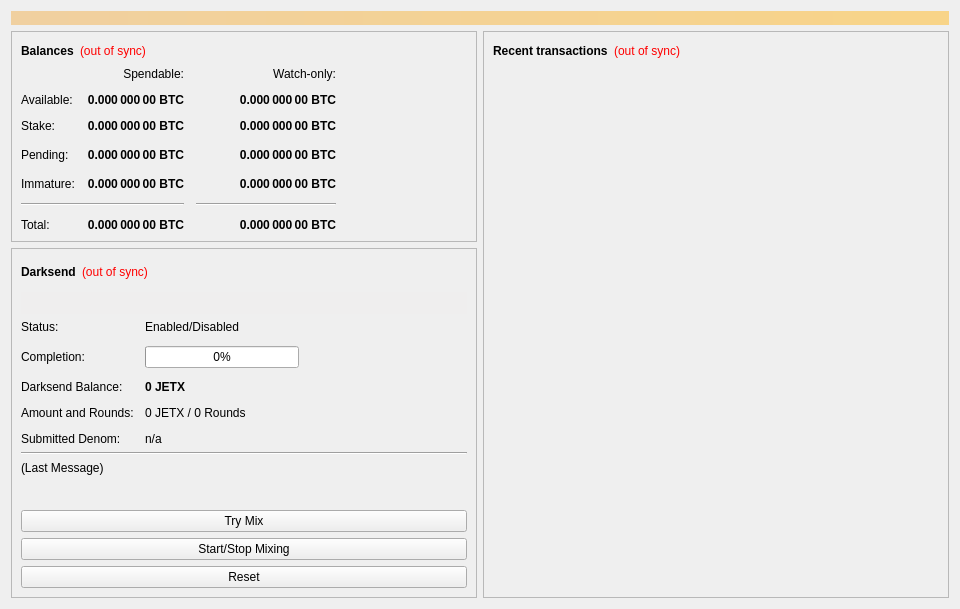
<?xml version="1.0" encoding="UTF-8"?>
<ui version="4.0">
 <class>OverviewPage</class>
 <widget class="QWidget" name="OverviewPage">
  <property name="geometry">
   <rect>
    <x>0</x>
    <y>0</y>
    <width>960</width>
    <height>594</height>
   </rect>
  </property>
  <property name="minimumSize">
   <size>
    <width>960</width>
    <height>0</height>
   </size>
  </property>
  <property name="windowTitle">
   <string>Form</string>
  </property>
  <layout class="QVBoxLayout" name="topLayout">
   <item>
    <widget class="QLabel" name="labelAlerts">
     <property name="visible">
      <bool>false</bool>
     </property>
     <property name="styleSheet">
      <string notr="true">background-color: qlineargradient(x1: 0, y1: 0, x2: 1, y2: 0, stop:0 #F0D0A0, stop:1 #F8D488); color:#000000;</string>
     </property>
     <property name="wordWrap">
      <bool>true</bool>
     </property>
     <property name="margin">
      <number>3</number>
     </property>
    </widget>
   </item>
   <item>
    <layout class="QHBoxLayout" name="horizontalLayout" stretch="1,1">
     <item>
      <layout class="QVBoxLayout" name="verticalLayout_2">
       <item>
        <widget class="QFrame" name="frame">
         <property name="frameShape">
          <enum>QFrame::StyledPanel</enum>
         </property>
         <property name="frameShadow">
          <enum>QFrame::Raised</enum>
         </property>
         <layout class="QVBoxLayout" name="verticalLayout_4">
          <item>
           <layout class="QHBoxLayout" name="horizontalLayout_4">
            <item>
             <widget class="QLabel" name="label_5">
              <property name="font">
               <font>
                <weight>75</weight>
                <bold>true</bold>
               </font>
              </property>
              <property name="text">
               <string>Balances</string>
              </property>
             </widget>
            </item>
            <item>
             <widget class="QLabel" name="labelWalletStatus">
              <property name="cursor">
               <cursorShape>WhatsThisCursor</cursorShape>
              </property>
              <property name="toolTip">
               <string>The displayed information may be out of date. Your wallet automatically synchronizes with the JetrobeX network after a connection is established, but this process has not completed yet.</string>
              </property>
              <property name="styleSheet">
               <string notr="true">QLabel { color: red; }</string>
              </property>
              <property name="text">
               <string notr="true">(out of sync)</string>
              </property>
              <property name="alignment">
               <set>Qt::AlignLeading|Qt::AlignLeft|Qt::AlignVCenter</set>
              </property>
             </widget>
            </item>
            <item>
             <spacer name="horizontalSpacer_3">
              <property name="orientation">
               <enum>Qt::Horizontal</enum>
              </property>
              <property name="sizeHint" stdset="0">
               <size>
                <width>40</width>
                <height>20</height>
               </size>
              </property>
             </spacer>
            </item>
           </layout>
          </item>
          <item>
           <layout class="QGridLayout" name="gridLayout">
            <property name="spacing">
             <number>12</number>
            </property>
            <item row="3" column="2">
             <widget class="QLabel" name="labelWatchPending">
              <property name="font">
               <font>
                <weight>75</weight>
                <bold>true</bold>
               </font>
              </property>
              <property name="cursor">
               <cursorShape>IBeamCursor</cursorShape>
              </property>
              <property name="toolTip">
               <string>Unconfirmed transactions to watch-only addresses</string>
              </property>
              <property name="text">
               <string notr="true">0.000 000 00 BTC</string>
              </property>
              <property name="alignment">
               <set>Qt::AlignRight|Qt::AlignTrailing|Qt::AlignVCenter</set>
              </property>
              <property name="textInteractionFlags">
               <set>Qt::LinksAccessibleByMouse|Qt::TextSelectableByKeyboard|Qt::TextSelectableByMouse</set>
              </property>
             </widget>
            </item>
            <item row="3" column="1">
             <widget class="QLabel" name="labelUnconfirmed">
              <property name="font">
               <font>
                <weight>75</weight>
                <bold>true</bold>
               </font>
              </property>
              <property name="cursor">
               <cursorShape>IBeamCursor</cursorShape>
              </property>
              <property name="toolTip">
               <string>Total of transactions that have yet to be confirmed, and do not yet count toward the spendable balance</string>
              </property>
              <property name="text">
               <string notr="true">0.000 000 00 BTC</string>
              </property>
              <property name="alignment">
               <set>Qt::AlignRight|Qt::AlignTrailing|Qt::AlignVCenter</set>
              </property>
              <property name="textInteractionFlags">
               <set>Qt::LinksAccessibleByMouse|Qt::TextSelectableByKeyboard|Qt::TextSelectableByMouse</set>
              </property>
             </widget>
            </item>
            <item row="4" column="2">
             <widget class="QLabel" name="labelWatchImmature">
              <property name="font">
               <font>
                <weight>75</weight>
                <bold>true</bold>
               </font>
              </property>
              <property name="cursor">
               <cursorShape>IBeamCursor</cursorShape>
              </property>
              <property name="toolTip">
               <string>Mined balance in watch-only addresses that has not yet matured</string>
              </property>
              <property name="text">
               <string notr="true">0.000 000 00 BTC</string>
              </property>
              <property name="alignment">
               <set>Qt::AlignRight|Qt::AlignTrailing|Qt::AlignVCenter</set>
              </property>
              <property name="textInteractionFlags">
               <set>Qt::LinksAccessibleByMouse|Qt::TextSelectableByKeyboard|Qt::TextSelectableByMouse</set>
              </property>
             </widget>
            </item>
            <item row="5" column="0" colspan="2">
             <widget class="Line" name="lineSpendableBalance">
              <property name="orientation">
               <enum>Qt::Horizontal</enum>
              </property>
             </widget>
            </item>
            <item row="5" column="2">
             <widget class="Line" name="lineWatchBalance">
              <property name="sizePolicy">
               <sizepolicy hsizetype="Preferred" vsizetype="Fixed">
                <horstretch>0</horstretch>
                <verstretch>0</verstretch>
               </sizepolicy>
              </property>
              <property name="minimumSize">
               <size>
                <width>140</width>
                <height>0</height>
               </size>
              </property>
              <property name="orientation">
               <enum>Qt::Horizontal</enum>
              </property>
             </widget>
            </item>
            <item row="6" column="0">
             <widget class="QLabel" name="labelTotalText">
              <property name="text">
               <string>Total:</string>
              </property>
             </widget>
            </item>
            <item row="4" column="1">
             <widget class="QLabel" name="labelImmature">
              <property name="font">
               <font>
                <weight>75</weight>
                <bold>true</bold>
               </font>
              </property>
              <property name="cursor">
               <cursorShape>IBeamCursor</cursorShape>
              </property>
              <property name="toolTip">
               <string>Mined balance that has not yet matured</string>
              </property>
              <property name="text">
               <string notr="true">0.000 000 00 BTC</string>
              </property>
              <property name="alignment">
               <set>Qt::AlignRight|Qt::AlignTrailing|Qt::AlignVCenter</set>
              </property>
              <property name="textInteractionFlags">
               <set>Qt::LinksAccessibleByMouse|Qt::TextSelectableByKeyboard|Qt::TextSelectableByMouse</set>
              </property>
             </widget>
            </item>
            <item row="3" column="3">
             <spacer name="horizontalSpacer_2">
              <property name="orientation">
               <enum>Qt::Horizontal</enum>
              </property>
              <property name="sizeHint" stdset="0">
               <size>
                <width>40</width>
                <height>20</height>
               </size>
              </property>
             </spacer>
            </item>
            <item row="4" column="0">
             <widget class="QLabel" name="labelImmatureText">
              <property name="text">
               <string>Immature:</string>
              </property>
             </widget>
            </item>
            <item row="6" column="1">
             <widget class="QLabel" name="labelTotal">
              <property name="font">
               <font>
                <weight>75</weight>
                <bold>true</bold>
               </font>
              </property>
              <property name="cursor">
               <cursorShape>IBeamCursor</cursorShape>
              </property>
              <property name="toolTip">
               <string>Your current total balance</string>
              </property>
              <property name="text">
               <string notr="true">0.000 000 00 BTC</string>
              </property>
              <property name="alignment">
               <set>Qt::AlignRight|Qt::AlignTrailing|Qt::AlignVCenter</set>
              </property>
              <property name="textInteractionFlags">
               <set>Qt::LinksAccessibleByMouse|Qt::TextSelectableByKeyboard|Qt::TextSelectableByMouse</set>
              </property>
             </widget>
            </item>
            <item row="6" column="2">
             <widget class="QLabel" name="labelWatchTotal">
              <property name="font">
               <font>
                <weight>75</weight>
                <bold>true</bold>
               </font>
              </property>
              <property name="cursor">
               <cursorShape>IBeamCursor</cursorShape>
              </property>
              <property name="toolTip">
               <string>Current total balance in watch-only addresses</string>
              </property>
              <property name="text">
               <string notr="true">0.000 000 00 BTC</string>
              </property>
              <property name="alignment">
               <set>Qt::AlignRight|Qt::AlignTrailing|Qt::AlignVCenter</set>
              </property>
              <property name="textInteractionFlags">
               <set>Qt::LinksAccessibleByMouse|Qt::TextSelectableByKeyboard|Qt::TextSelectableByMouse</set>
              </property>
             </widget>
            </item>
            <item row="0" column="2">
             <widget class="QLabel" name="labelWatchonly">
              <property name="text">
               <string>Watch-only:</string>
              </property>
              <property name="alignment">
               <set>Qt::AlignRight|Qt::AlignTrailing|Qt::AlignVCenter</set>
              </property>
             </widget>
            </item>
            <item row="1" column="0">
             <widget class="QLabel" name="labelBalanceText">
              <property name="text">
               <string>Available:</string>
              </property>
             </widget>
            </item>
            <item row="1" column="1">
             <widget class="QLabel" name="labelBalance">
              <property name="font">
               <font>
                <weight>75</weight>
                <bold>true</bold>
               </font>
              </property>
              <property name="cursor">
               <cursorShape>IBeamCursor</cursorShape>
              </property>
              <property name="toolTip">
               <string>Your current spendable balance</string>
              </property>
              <property name="text">
               <string notr="true">0.000 000 00 BTC</string>
              </property>
              <property name="alignment">
               <set>Qt::AlignRight|Qt::AlignTrailing|Qt::AlignVCenter</set>
              </property>
              <property name="textInteractionFlags">
               <set>Qt::LinksAccessibleByMouse|Qt::TextSelectableByKeyboard|Qt::TextSelectableByMouse</set>
              </property>
             </widget>
            </item>
            <item row="2" column="0">
             <widget class="QLabel" name="label_10">
              <property name="text">
               <string>Stake:</string>
              </property>
             </widget>
            </item>
            <item row="2" column="1">
             <widget class="QLabel" name="labelStake">
              <property name="font">
               <font>
                <weight>75</weight>
                <bold>true</bold>
               </font>
              </property>
              <property name="cursor">
               <cursorShape>IBeamCursor</cursorShape>
              </property>
              <property name="toolTip">
               <string>Total of coins that was staked, and do not yet count toward the current balance</string>
              </property>
              <property name="text">
               <string notr="true">0.000 000 00 BTC</string>
              </property>
              <property name="alignment">
               <set>Qt::AlignRight|Qt::AlignTrailing|Qt::AlignVCenter</set>
              </property>
              <property name="textInteractionFlags">
               <set>Qt::LinksAccessibleByMouse|Qt::TextSelectableByKeyboard|Qt::TextSelectableByMouse</set>
              </property>
             </widget>
            </item>
            <item row="2" column="2">
             <widget class="QLabel" name="labelWatchStake">
              <property name="font">
               <font>
                <weight>75</weight>
                <bold>true</bold>
               </font>
              </property>
              <property name="cursor">
               <cursorShape>IBeamCursor</cursorShape>
              </property>
              <property name="toolTip">
               <string>Total of coins that was staked in watch-only addresses, and do not yet count toward the current watch-only balance</string>
              </property>
              <property name="text">
               <string notr="true">0.000 000 00 BTC</string>
              </property>
              <property name="alignment">
               <set>Qt::AlignRight|Qt::AlignTrailing|Qt::AlignVCenter</set>
              </property>
              <property name="textInteractionFlags">
               <set>Qt::LinksAccessibleByMouse|Qt::TextSelectableByKeyboard|Qt::TextSelectableByMouse</set>
              </property>
             </widget>
            </item>
            <item row="1" column="2">
             <widget class="QLabel" name="labelWatchAvailable">
              <property name="font">
               <font>
                <weight>75</weight>
                <bold>true</bold>
               </font>
              </property>
              <property name="cursor">
               <cursorShape>IBeamCursor</cursorShape>
              </property>
              <property name="toolTip">
               <string>Your current balance in watch-only addresses</string>
              </property>
              <property name="text">
               <string notr="true">0.000 000 00 BTC</string>
              </property>
              <property name="alignment">
               <set>Qt::AlignRight|Qt::AlignTrailing|Qt::AlignVCenter</set>
              </property>
              <property name="textInteractionFlags">
               <set>Qt::LinksAccessibleByMouse|Qt::TextSelectableByKeyboard|Qt::TextSelectableByMouse</set>
              </property>
             </widget>
            </item>
            <item row="3" column="0">
             <widget class="QLabel" name="labelPendingText">
              <property name="text">
               <string>Pending:</string>
              </property>
             </widget>
            </item>
            <item row="0" column="1">
             <widget class="QLabel" name="labelSpendable">
              <property name="text">
               <string>Spendable:</string>
              </property>
              <property name="alignment">
               <set>Qt::AlignRight|Qt::AlignTrailing|Qt::AlignVCenter</set>
              </property>
             </widget>
            </item>
           </layout>
          </item>
         </layout>
        </widget>
       </item>
       <item>
        <widget class="QFrame" name="frameDarksend">
         <property name="sizePolicy">
          <sizepolicy hsizetype="Expanding" vsizetype="Expanding">
           <horstretch>0</horstretch>
           <verstretch>0</verstretch>
          </sizepolicy>
         </property>
         <property name="minimumSize">
          <size>
           <width>0</width>
           <height>350</height>
          </size>
         </property>
         <property name="layoutDirection">
          <enum>Qt::LeftToRight</enum>
         </property>
         <property name="frameShape">
          <enum>QFrame::StyledPanel</enum>
         </property>
         <property name="frameShadow">
          <enum>QFrame::Raised</enum>
         </property>
         <layout class="QVBoxLayout" name="verticalLayout_5">
          <item>
           <layout class="QHBoxLayout" name="horizontalLayout_5">
            <item>
             <widget class="QLabel" name="label_2">
              <property name="font">
               <font>
                <weight>75</weight>
                <bold>true</bold>
               </font>
              </property>
              <property name="text">
               <string>Darksend</string>
              </property>
             </widget>
            </item>
            <item>
             <widget class="QLabel" name="labelDarksendSyncStatus">
              <property name="toolTip">
               <string>The displayed information may be out of date. Your wallet automatically synchronizes with the JetrobeX network after a connection is established, but this process has not completed yet.</string>
              </property>
              <property name="styleSheet">
               <string notr="true">QLabel { color: red; }</string>
              </property>
              <property name="text">
               <string notr="true">(out of sync)</string>
              </property>
              <property name="alignment">
               <set>Qt::AlignLeading|Qt::AlignLeft|Qt::AlignVCenter</set>
              </property>
             </widget>
            </item>
            <item>
             <spacer name="horizontalSpacer_4">
              <property name="orientation">
               <enum>Qt::Horizontal</enum>
              </property>
              <property name="sizeHint" stdset="0">
               <size>
                <width>40</width>
                <height>20</height>
               </size>
              </property>
             </spacer>
            </item>
           </layout>
          </item>
          <item>
           <widget class="QPushButton" name="runAutoDenom">
            <property name="palette">
             <palette>
              <active>
               <colorrole role="WindowText">
                <brush brushstyle="SolidPattern">
                 <color alpha="255">
                  <red>0</red>
                  <green>0</green>
                  <blue>0</blue>
                 </color>
                </brush>
               </colorrole>
               <colorrole role="Button">
                <brush brushstyle="SolidPattern">
                 <color alpha="255">
                  <red>239</red>
                  <green>238</green>
                  <blue>238</blue>
                 </color>
                </brush>
               </colorrole>
               <colorrole role="Light">
                <brush brushstyle="SolidPattern">
                 <color alpha="255">
                  <red>255</red>
                  <green>255</green>
                  <blue>255</blue>
                 </color>
                </brush>
               </colorrole>
               <colorrole role="Midlight">
                <brush brushstyle="SolidPattern">
                 <color alpha="255">
                  <red>247</red>
                  <green>246</green>
                  <blue>246</blue>
                 </color>
                </brush>
               </colorrole>
               <colorrole role="Dark">
                <brush brushstyle="SolidPattern">
                 <color alpha="255">
                  <red>119</red>
                  <green>119</green>
                  <blue>119</blue>
                 </color>
                </brush>
               </colorrole>
               <colorrole role="Mid">
                <brush brushstyle="SolidPattern">
                 <color alpha="255">
                  <red>159</red>
                  <green>159</green>
                  <blue>159</blue>
                 </color>
                </brush>
               </colorrole>
               <colorrole role="Text">
                <brush brushstyle="SolidPattern">
                 <color alpha="255">
                  <red>0</red>
                  <green>0</green>
                  <blue>0</blue>
                 </color>
                </brush>
               </colorrole>
               <colorrole role="BrightText">
                <brush brushstyle="SolidPattern">
                 <color alpha="255">
                  <red>255</red>
                  <green>255</green>
                  <blue>255</blue>
                 </color>
                </brush>
               </colorrole>
               <colorrole role="ButtonText">
                <brush brushstyle="SolidPattern">
                 <color alpha="255">
                  <red>0</red>
                  <green>0</green>
                  <blue>0</blue>
                 </color>
                </brush>
               </colorrole>
               <colorrole role="Base">
                <brush brushstyle="SolidPattern">
                 <color alpha="255">
                  <red>255</red>
                  <green>255</green>
                  <blue>255</blue>
                 </color>
                </brush>
               </colorrole>
               <colorrole role="Window">
                <brush brushstyle="SolidPattern">
                 <color alpha="255">
                  <red>239</red>
                  <green>238</green>
                  <blue>238</blue>
                 </color>
                </brush>
               </colorrole>
               <colorrole role="Shadow">
                <brush brushstyle="SolidPattern">
                 <color alpha="255">
                  <red>0</red>
                  <green>0</green>
                  <blue>0</blue>
                 </color>
                </brush>
               </colorrole>
               <colorrole role="AlternateBase">
                <brush brushstyle="SolidPattern">
                 <color alpha="255">
                  <red>247</red>
                  <green>246</green>
                  <blue>246</blue>
                 </color>
                </brush>
               </colorrole>
               <colorrole role="ToolTipBase">
                <brush brushstyle="SolidPattern">
                 <color alpha="255">
                  <red>255</red>
                  <green>255</green>
                  <blue>220</blue>
                 </color>
                </brush>
               </colorrole>
               <colorrole role="ToolTipText">
                <brush brushstyle="SolidPattern">
                 <color alpha="255">
                  <red>0</red>
                  <green>0</green>
                  <blue>0</blue>
                 </color>
                </brush>
               </colorrole>
              </active>
              <inactive>
               <colorrole role="WindowText">
                <brush brushstyle="SolidPattern">
                 <color alpha="255">
                  <red>0</red>
                  <green>0</green>
                  <blue>0</blue>
                 </color>
                </brush>
               </colorrole>
               <colorrole role="Button">
                <brush brushstyle="SolidPattern">
                 <color alpha="255">
                  <red>239</red>
                  <green>238</green>
                  <blue>238</blue>
                 </color>
                </brush>
               </colorrole>
               <colorrole role="Light">
                <brush brushstyle="SolidPattern">
                 <color alpha="255">
                  <red>255</red>
                  <green>255</green>
                  <blue>255</blue>
                 </color>
                </brush>
               </colorrole>
               <colorrole role="Midlight">
                <brush brushstyle="SolidPattern">
                 <color alpha="255">
                  <red>247</red>
                  <green>246</green>
                  <blue>246</blue>
                 </color>
                </brush>
               </colorrole>
               <colorrole role="Dark">
                <brush brushstyle="SolidPattern">
                 <color alpha="255">
                  <red>119</red>
                  <green>119</green>
                  <blue>119</blue>
                 </color>
                </brush>
               </colorrole>
               <colorrole role="Mid">
                <brush brushstyle="SolidPattern">
                 <color alpha="255">
                  <red>159</red>
                  <green>159</green>
                  <blue>159</blue>
                 </color>
                </brush>
               </colorrole>
               <colorrole role="Text">
                <brush brushstyle="SolidPattern">
                 <color alpha="255">
                  <red>0</red>
                  <green>0</green>
                  <blue>0</blue>
                 </color>
                </brush>
               </colorrole>
               <colorrole role="BrightText">
                <brush brushstyle="SolidPattern">
                 <color alpha="255">
                  <red>255</red>
                  <green>255</green>
                  <blue>255</blue>
                 </color>
                </brush>
               </colorrole>
               <colorrole role="ButtonText">
                <brush brushstyle="SolidPattern">
                 <color alpha="255">
                  <red>0</red>
                  <green>0</green>
                  <blue>0</blue>
                 </color>
                </brush>
               </colorrole>
               <colorrole role="Base">
                <brush brushstyle="SolidPattern">
                 <color alpha="255">
                  <red>255</red>
                  <green>255</green>
                  <blue>255</blue>
                 </color>
                </brush>
               </colorrole>
               <colorrole role="Window">
                <brush brushstyle="SolidPattern">
                 <color alpha="255">
                  <red>239</red>
                  <green>238</green>
                  <blue>238</blue>
                 </color>
                </brush>
               </colorrole>
               <colorrole role="Shadow">
                <brush brushstyle="SolidPattern">
                 <color alpha="255">
                  <red>0</red>
                  <green>0</green>
                  <blue>0</blue>
                 </color>
                </brush>
               </colorrole>
               <colorrole role="AlternateBase">
                <brush brushstyle="SolidPattern">
                 <color alpha="255">
                  <red>247</red>
                  <green>246</green>
                  <blue>246</blue>
                 </color>
                </brush>
               </colorrole>
               <colorrole role="ToolTipBase">
                <brush brushstyle="SolidPattern">
                 <color alpha="255">
                  <red>255</red>
                  <green>255</green>
                  <blue>220</blue>
                 </color>
                </brush>
               </colorrole>
               <colorrole role="ToolTipText">
                <brush brushstyle="SolidPattern">
                 <color alpha="255">
                  <red>0</red>
                  <green>0</green>
                  <blue>0</blue>
                 </color>
                </brush>
               </colorrole>
              </inactive>
              <disabled>
               <colorrole role="WindowText">
                <brush brushstyle="SolidPattern">
                 <color alpha="255">
                  <red>119</red>
                  <green>119</green>
                  <blue>119</blue>
                 </color>
                </brush>
               </colorrole>
               <colorrole role="Button">
                <brush brushstyle="SolidPattern">
                 <color alpha="255">
                  <red>239</red>
                  <green>238</green>
                  <blue>238</blue>
                 </color>
                </brush>
               </colorrole>
               <colorrole role="Light">
                <brush brushstyle="SolidPattern">
                 <color alpha="255">
                  <red>255</red>
                  <green>255</green>
                  <blue>255</blue>
                 </color>
                </brush>
               </colorrole>
               <colorrole role="Midlight">
                <brush brushstyle="SolidPattern">
                 <color alpha="255">
                  <red>247</red>
                  <green>246</green>
                  <blue>246</blue>
                 </color>
                </brush>
               </colorrole>
               <colorrole role="Dark">
                <brush brushstyle="SolidPattern">
                 <color alpha="255">
                  <red>119</red>
                  <green>119</green>
                  <blue>119</blue>
                 </color>
                </brush>
               </colorrole>
               <colorrole role="Mid">
                <brush brushstyle="SolidPattern">
                 <color alpha="255">
                  <red>159</red>
                  <green>159</green>
                  <blue>159</blue>
                 </color>
                </brush>
               </colorrole>
               <colorrole role="Text">
                <brush brushstyle="SolidPattern">
                 <color alpha="255">
                  <red>119</red>
                  <green>119</green>
                  <blue>119</blue>
                 </color>
                </brush>
               </colorrole>
               <colorrole role="BrightText">
                <brush brushstyle="SolidPattern">
                 <color alpha="255">
                  <red>255</red>
                  <green>255</green>
                  <blue>255</blue>
                 </color>
                </brush>
               </colorrole>
               <colorrole role="ButtonText">
                <brush brushstyle="SolidPattern">
                 <color alpha="255">
                  <red>119</red>
                  <green>119</green>
                  <blue>119</blue>
                 </color>
                </brush>
               </colorrole>
               <colorrole role="Base">
                <brush brushstyle="SolidPattern">
                 <color alpha="255">
                  <red>239</red>
                  <green>238</green>
                  <blue>238</blue>
                 </color>
                </brush>
               </colorrole>
               <colorrole role="Window">
                <brush brushstyle="SolidPattern">
                 <color alpha="255">
                  <red>239</red>
                  <green>238</green>
                  <blue>238</blue>
                 </color>
                </brush>
               </colorrole>
               <colorrole role="Shadow">
                <brush brushstyle="SolidPattern">
                 <color alpha="255">
                  <red>0</red>
                  <green>0</green>
                  <blue>0</blue>
                 </color>
                </brush>
               </colorrole>
               <colorrole role="AlternateBase">
                <brush brushstyle="SolidPattern">
                 <color alpha="255">
                  <red>239</red>
                  <green>238</green>
                  <blue>238</blue>
                 </color>
                </brush>
               </colorrole>
               <colorrole role="ToolTipBase">
                <brush brushstyle="SolidPattern">
                 <color alpha="255">
                  <red>255</red>
                  <green>255</green>
                  <blue>220</blue>
                 </color>
                </brush>
               </colorrole>
               <colorrole role="ToolTipText">
                <brush brushstyle="SolidPattern">
                 <color alpha="255">
                  <red>0</red>
                  <green>0</green>
                  <blue>0</blue>
                 </color>
                </brush>
               </colorrole>
              </disabled>
             </palette>
            </property>
            <property name="focusPolicy">
             <enum>Qt::NoFocus</enum>
            </property>
            <property name="autoFillBackground">
             <bool>true</bool>
            </property>
            <property name="text">
             <string/>
            </property>
            <property name="flat">
             <bool>true</bool>
            </property>
           </widget>
          </item>
          <item>
           <layout class="QFormLayout" name="formLayout">
            <property name="fieldGrowthPolicy">
             <enum>QFormLayout::AllNonFixedFieldsGrow</enum>
            </property>
            <property name="horizontalSpacing">
             <number>11</number>
            </property>
            <property name="verticalSpacing">
             <number>12</number>
            </property>
            <item row="0" column="0">
             <widget class="QLabel" name="label_6">
              <property name="text">
               <string>Status:</string>
              </property>
             </widget>
            </item>
            <item row="1" column="0">
             <widget class="QLabel" name="label_7">
              <property name="text">
               <string>Completion:</string>
              </property>
             </widget>
            </item>
            <item row="1" column="1">
             <widget class="QProgressBar" name="darksendProgress">
              <property name="maximumSize">
               <size>
                <width>154</width>
                <height>16777215</height>
               </size>
              </property>
              <property name="value">
               <number>0</number>
              </property>
             </widget>
            </item>
            <item row="3" column="0">
             <widget class="QLabel" name="labelAnonymizedText">
              <property name="text">
               <string>Darksend Balance:</string>
              </property>
             </widget>
            </item>
            <item row="3" column="1">
             <widget class="QLabel" name="labelAnonymized">
              <property name="font">
               <font>
                <weight>75</weight>
                <bold>true</bold>
               </font>
              </property>
              <property name="text">
               <string notr="true">0 JETX</string>
              </property>
             </widget>
            </item>
            <item row="4" column="0">
             <widget class="QLabel" name="label_8">
              <property name="text">
               <string>Amount and Rounds:</string>
              </property>
             </widget>
            </item>
            <item row="4" column="1">
             <widget class="QLabel" name="labelAmountRounds">
              <property name="text">
               <string>0 JETX / 0 Rounds</string>
              </property>
             </widget>
            </item>
            <item row="5" column="0">
             <widget class="QLabel" name="label_9">
              <property name="text">
               <string>Submitted Denom:</string>
              </property>
             </widget>
            </item>
            <item row="5" column="1">
             <widget class="QLabel" name="labelSubmittedDenom">
              <property name="toolTip">
               <string>The denominations you submitted to the Masternode.&lt;br&gt;To mix, other users must submit the exact same denominations.</string>
              </property>
              <property name="text">
               <string>n/a</string>
              </property>
             </widget>
            </item>
            <item row="0" column="1">
             <widget class="QLabel" name="darksendEnabled">
              <property name="text">
               <string>Enabled/Disabled</string>
              </property>
             </widget>
            </item>
           </layout>
          </item>
          <item>
           <widget class="Line" name="lineLastMessage">
            <property name="orientation">
             <enum>Qt::Horizontal</enum>
            </property>
           </widget>
          </item>
          <item>
           <widget class="QLabel" name="darksendStatus">
            <property name="minimumSize">
             <size>
              <width>288</width>
              <height>43</height>
             </size>
            </property>
            <property name="text">
             <string>(Last Message)</string>
            </property>
            <property name="alignment">
             <set>Qt::AlignLeading|Qt::AlignLeft|Qt::AlignTop</set>
            </property>
            <property name="wordWrap">
             <bool>true</bool>
            </property>
           </widget>
          </item>
          <item>
           <widget class="QPushButton" name="darksendAuto">
            <property name="sizePolicy">
             <sizepolicy hsizetype="MinimumExpanding" vsizetype="Fixed">
              <horstretch>0</horstretch>
              <verstretch>0</verstretch>
             </sizepolicy>
            </property>
            <property name="toolTip">
             <string>Try to manually submit a Darksend request.</string>
            </property>
            <property name="text">
             <string>Try Mix</string>
            </property>
           </widget>
          </item>
          <item>
           <widget class="QPushButton" name="toggleDarksend">
            <property name="sizePolicy">
             <sizepolicy hsizetype="MinimumExpanding" vsizetype="Fixed">
              <horstretch>0</horstretch>
              <verstretch>0</verstretch>
             </sizepolicy>
            </property>
            <property name="text">
             <string>Start/Stop Mixing</string>
            </property>
           </widget>
          </item>
          <item>
           <widget class="QPushButton" name="darksendReset">
            <property name="sizePolicy">
             <sizepolicy hsizetype="MinimumExpanding" vsizetype="Fixed">
              <horstretch>0</horstretch>
              <verstretch>0</verstretch>
             </sizepolicy>
            </property>
            <property name="toolTip">
             <string>Reset the current status of Darksend (can interrupt Darksend if it's in the process of Mixing, which can cost you money!)</string>
            </property>
            <property name="autoFillBackground">
             <bool>false</bool>
            </property>
            <property name="text">
             <string>Reset</string>
            </property>
           </widget>
          </item>
         </layout>
        </widget>
       </item>
       <item>
        <spacer name="verticalSpacer">
         <property name="orientation">
          <enum>Qt::Vertical</enum>
         </property>
         <property name="sizeHint" stdset="0">
          <size>
           <width>20</width>
           <height>40</height>
          </size>
         </property>
        </spacer>
       </item>
      </layout>
     </item>
     <item>
      <layout class="QVBoxLayout" name="verticalLayout_3">
       <item>
        <widget class="QFrame" name="frame_2">
         <property name="frameShape">
          <enum>QFrame::StyledPanel</enum>
         </property>
         <property name="frameShadow">
          <enum>QFrame::Raised</enum>
         </property>
         <layout class="QVBoxLayout" name="verticalLayout">
          <item>
           <layout class="QHBoxLayout" name="horizontalLayout_2">
            <item>
             <widget class="QLabel" name="label_4">
              <property name="font">
               <font>
                <weight>75</weight>
                <bold>true</bold>
               </font>
              </property>
              <property name="text">
               <string>Recent transactions</string>
              </property>
             </widget>
            </item>
            <item>
             <widget class="QLabel" name="labelTransactionsStatus">
              <property name="cursor">
               <cursorShape>WhatsThisCursor</cursorShape>
              </property>
              <property name="toolTip">
               <string>The displayed information may be out of date. Your wallet automatically synchronizes with the JetrobeX network after a connection is established, but this process has not completed yet.</string>
              </property>
              <property name="styleSheet">
               <string notr="true">QLabel { color: red; }</string>
              </property>
              <property name="text">
               <string notr="true">(out of sync)</string>
              </property>
              <property name="alignment">
               <set>Qt::AlignRight|Qt::AlignTrailing|Qt::AlignVCenter</set>
              </property>
             </widget>
            </item>
            <item>
             <spacer name="horizontalSpacer">
              <property name="orientation">
               <enum>Qt::Horizontal</enum>
              </property>
              <property name="sizeHint" stdset="0">
               <size>
                <width>40</width>
                <height>20</height>
               </size>
              </property>
             </spacer>
            </item>
           </layout>
          </item>
          <item>
           <widget class="QListView" name="listTransactions">
            <property name="styleSheet">
             <string notr="true">QListView { background: transparent; }</string>
            </property>
            <property name="frameShape">
             <enum>QFrame::NoFrame</enum>
            </property>
            <property name="verticalScrollBarPolicy">
             <enum>Qt::ScrollBarAlwaysOff</enum>
            </property>
            <property name="horizontalScrollBarPolicy">
             <enum>Qt::ScrollBarAlwaysOff</enum>
            </property>
            <property name="selectionMode">
             <enum>QAbstractItemView::NoSelection</enum>
            </property>
           </widget>
          </item>
         </layout>
        </widget>
       </item>
      </layout>
     </item>
    </layout>
   </item>
  </layout>
 </widget>
 <resources/>
 <connections/>
</ui>
